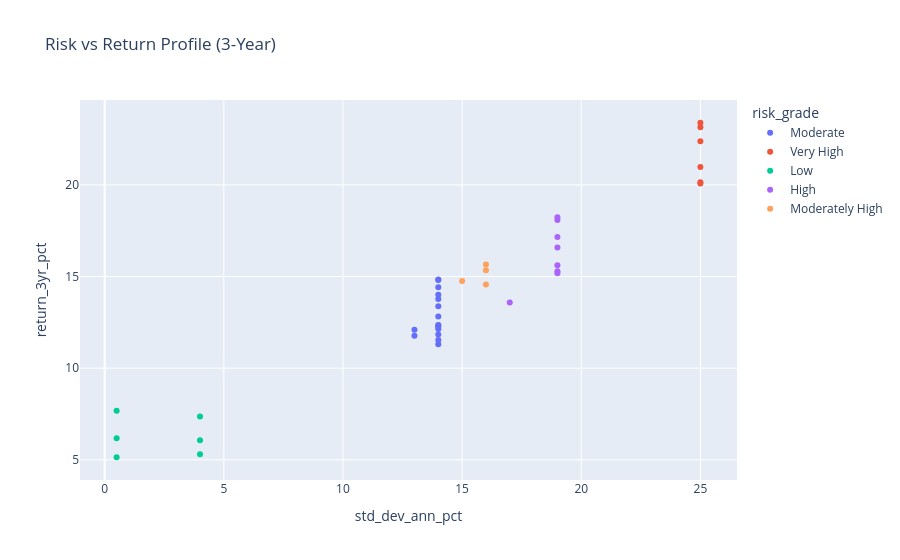

Notebook code cell kept with this figure:
### Markdown cell above
## 10. Risk vs Return Analysis
Scatter plot of 3-year returns vs Standard Deviation.

### Code cell
query_risk = "SELECT scheme_name, return_3yr_pct, std_dev_ann_pct, risk_grade FROM fact_performance JOIN dim_fund ON fact_performance.amfi_code = dim_fund.amfi_code"
df_risk = pd.read_sql(query_risk, engine)

fig_risk = px.scatter(df_risk, x='std_dev_ann_pct', y='return_3yr_pct', color='risk_grade', 
                      hover_name='scheme_name', title='Risk vs Return Profile (3-Year)')
fig_risk.show()
fig_risk.write_image(os.path.join(chart_export_dir, "13_risk_return_scatter.png"))

### Figure 1 — Plotly figure (JSON) as saved in the notebook; plotly's stock layout.template omitted (floating-point values rounded to 4 significant figures)
{"data": [{"hovertemplate": "<b>%{hovertext}</b><br><br>risk_grade=Moderate<br>std_dev_ann_pct=%{x}<br>return_3yr_pct=%{y}<extra></extra>", "hovertext": ["SBI Bluechip Fund - Regular Plan - Growth", "SBI Bluechip Fund - Direct Plan - Growth", "HDFC Top 100 Fund - Regular Plan - Growth", "HDFC Top 100 Fund - Direct Plan - Growth", "ICICI Pru Bluechip Fund - Regular - Growth", "ICICI Pru Bluechip Fund - Direct - Growth", "Nippon India Large Cap Fund - Regular - Growth", "Nippon India Large Cap Fund - Direct - Growth", "Nippon India ETF Nifty 50 BeES", "Kotak Bluechip Fund - Regular - Growth", "Axis Bluechip Fund - Regular - Growth", "Axis Bluechip Fund - Direct - Growth", "ABSL Frontline Equity Fund - Regular - Growth", "UTI Nifty 50 Index Fund - Regular - Growth", "Mirae Asset Large Cap Fund - Regular - Growth", "DSP Top 100 Equity Fund - Regular - Growth"], "legendgroup": "Moderate", "marker": {"color": "#636efa", "symbol": "circle"}, "mode": "markers", "name": "Moderate", "orientation": "v", "showlegend": true, "type": "scatter", "x": [14.0, 14.0, 14.0, 14.0, 14.0, 14.0, 14.0, 14.0, 13.0, 14.0, 14.0, 14.0, 14.0, 13.0, 14.0, 14.0], "xaxis": "x", "y": [12.36, 11.3, 14.84, 13.38, 11.54, 14.41, 14.0, 12.33, 11.77, 12.25, 11.84, 12.14, 13.78, 12.1, 14.81, 12.82], "yaxis": "y"}, {"hovertemplate": "<b>%{hovertext}</b><br><br>risk_grade=Very High<br>std_dev_ann_pct=%{x}<br>return_3yr_pct=%{y}<extra></extra>", "hovertext": ["SBI Small Cap Fund - Regular Plan - Growth", "SBI Small Cap Fund - Direct Plan - Growth", "Nippon India Small Cap Fund - Regular - Growth", "Axis Small Cap Fund - Regular - Growth", "ABSL Small Cap Fund - Regular - Growth", "DSP Small Cap Fund - Regular - Growth"], "legendgroup": "Very High", "marker": {"color": "#EF553B", "symbol": "circle"}, "mode": "markers", "name": "Very High", "orientation": "v", "showlegend": true, "type": "scatter", "x": [25.0, 25.0, 25.0, 25.0, 25.0, 25.0], "xaxis": "x", "y": [23.39, 23.14, 20.15, 20.98, 22.38, 20.08], "yaxis": "y"}, {"hovertemplate": "<b>%{hovertext}</b><br><br>risk_grade=Low<br>std_dev_ann_pct=%{x}<br>return_3yr_pct=%{y}<extra></extra>", "hovertext": ["SBI Magnum Gilt Fund - Regular Plan - Growth", "HDFC Short Term Debt Fund - Regular - Growth", "ICICI Pru Liquid Fund - Regular - Growth", "Nippon India Gilt Securities Fund - Regular - Growth", "Kotak Liquid Fund - Regular - Growth", "ABSL Liquid Fund - Regular - Growth"], "legendgroup": "Low", "marker": {"color": "#00cc96", "symbol": "circle"}, "mode": "markers", "name": "Low", "orientation": "v", "showlegend": true, "type": "scatter", "x": [4.0, 4.0, 0.5, 4.0, 0.5, 0.5], "xaxis": "x", "y": [6.07, 7.37, 7.68, 5.31, 6.18, 5.14], "yaxis": "y"}, {"hovertemplate": "<b>%{hovertext}</b><br><br>risk_grade=High<br>std_dev_ann_pct=%{x}<br>return_3yr_pct=%{y}<extra></extra>", "hovertext": ["HDFC Mid-Cap Opportunities Fund - Regular - Growth", "HDFC Mid-Cap Opportunities Fund - Direct - Growth", "ICICI Pru Midcap Fund - Regular - Growth", "Kotak Emerging Equity Fund - Regular - Growth", "Axis Midcap Fund - Regular - Growth", "UTI Mid Cap Fund - Regular - Growth", "Mirae Asset Tax Saver Fund - Regular - Growth", "DSP Midcap Fund - Regular - Growth"], "legendgroup": "High", "marker": {"color": "#ab63fa", "symbol": "circle"}, "mode": "markers", "name": "High", "orientation": "v", "showlegend": true, "type": "scatter", "x": [19.0, 19.0, 19.0, 19.0, 19.0, 19.0, 17.0, 19.0], "xaxis": "x", "y": [16.58, 15.29, 18.08, 18.23, 15.18, 15.61, 13.58, 17.16], "yaxis": "y"}, {"hovertemplate": "<b>%{hovertext}</b><br><br>risk_grade=Moderately High<br>std_dev_ann_pct=%{x}<br>return_3yr_pct=%{y}<extra></extra>", "hovertext": ["ICICI Pru Value Discovery Fund - Regular - Growth", "Kotak Flexicap Fund - Regular - Growth", "UTI Flexi Cap Fund - Regular - Growth", "Mirae Asset Emerging Bluechip Fund - Regular - Growth"], "legendgroup": "Moderately High", "marker": {"color": "#FFA15A", "symbol": "circle"}, "mode": "markers", "name": "Moderately High", "orientation": "v", "showlegend": true, "type": "scatter", "x": [15.0, 16.0, 16.0, 16.0], "xaxis": "x", "y": [14.76, 15.65, 15.34, 14.56], "yaxis": "y"}], "layout": {"legend": {"title": {"text": "risk_grade"}, "tracegroupgap": 0}, "title": {"text": "Risk vs Return Profile (3-Year)"}, "xaxis": {"anchor": "y", "domain": [0.0, 1.0], "title": {"text": "std_dev_ann_pct"}}, "yaxis": {"anchor": "x", "domain": [0.0, 1.0], "title": {"text": "return_3yr_pct"}}}}
